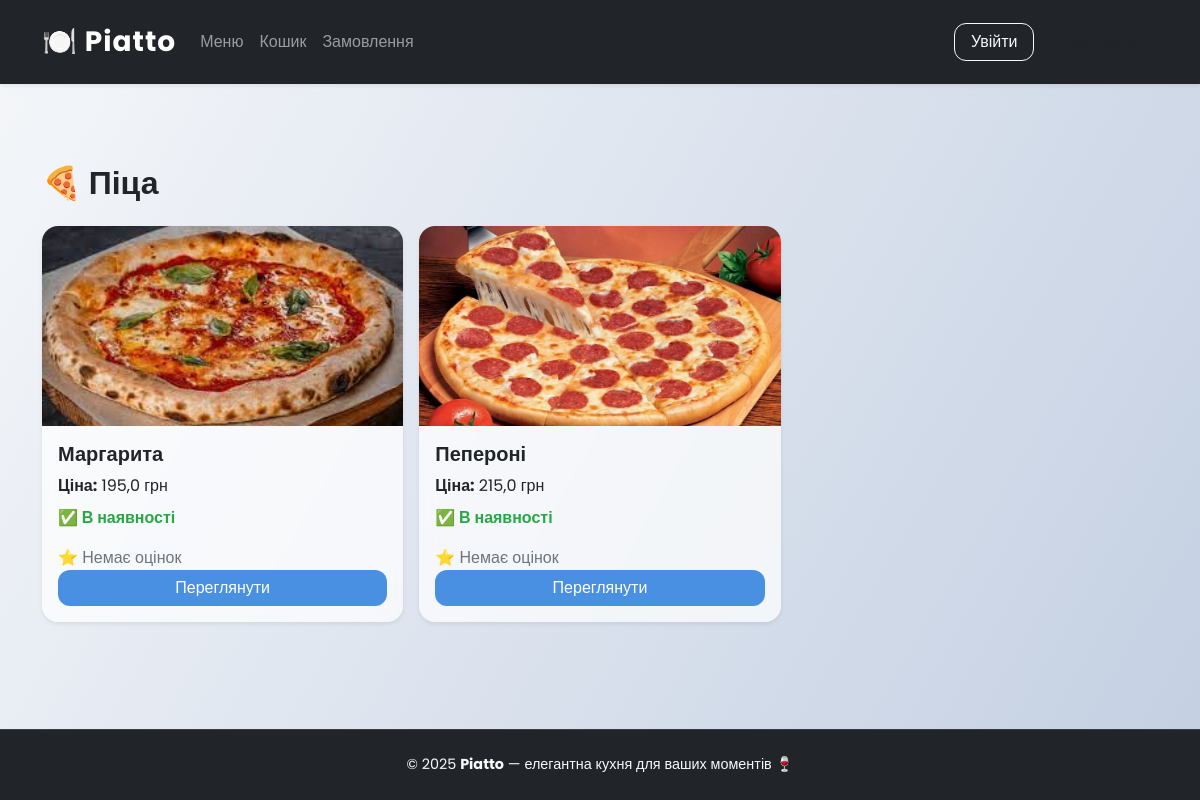
Screenshot of /menu/category/4/ with the database file from the repository.
### menu/models.py (models this page shows, shortened)
class Category(models.Model):
    name = models.CharField(max_length=150, unique=True)

class Dish(models.Model):
    name = models.CharField(max_length=150)
    category = models.ForeignKey(Category, on_delete=models.CASCADE, related_name="dishes")
    description = models.TextField()
    ingredients = models.TextField()
    image = models.ImageField(upload_to="dishes/", blank=True, null=True)
    price = models.FloatField(default=100.00)
    available = models.BooleanField(default=True)

### menu/views.py (the view)
# urls.py: path("category/<int:id>/", views.category_detail, name="category_detail"),
def category_detail(request, id):
    category = get_object_or_404(Category, id=id)
    dishes = Dish.objects.filter(category=category).annotate(
        avg_rating=Avg('reviews__rating'),
        review_count=Count('reviews')
    )
    return render(request, 'menu/category_detail.html', {'category': category, 'dishes': dishes})

### templates/menu/category_detail.html (shortened to what this page needs)
{% extends 'base.html' %}
{% block content %}
<div class="container my-5">
  <h2 class="mb-4">{{ category.name }}</h2>
  {% if dishes %}
  <div class="row g-3">
    {% for dish in dishes %}
    <div class="col-12 col-md-6 col-lg-4">
      <div class="card shadow-sm h-100 hover-scale border-0">
        {% if dish.image %}
          <img src="{{ dish.image.url }}" class="card-img-top"
               alt="{{ dish.name }}"
               style="height:200px; object-fit:cover; border-top-left-radius: 0.75rem; border-top-right-radius: 0.75rem;">
        {% endif %}
        <div class="card-body d-flex flex-column">
          <h5 class="card-title">{{ dish.name }}</h5>
          <p class="mb-2"><b>Ціна:</b> {{ dish.price }} грн</p>
          {% if dish.available %}
            <p class="text-success fw-semibold">✅ В наявності</p>
          {% else %}
            <p class="text-danger fw-semibold">❌ Немає в наявності</p>
          {% endif %}
          {% if dish.avg_rating %}
            <span class="text-warning">⭐ {{ dish.avg_rating|floatformat:1 }} ({{ dish.review_count }})</span>
          {% else %}
            <span class="text-muted">⭐ Немає оцінок</span>
          {% endif %}
          <a href="{% url 'menu:dish_detail' dish.id %}" class="btn btn-primary mt-auto">Переглянути</a>
        </div>
      </div>
    </div>
    {% endfor %}
  </div>
  {% else %}
    <p>Немає страв у цій категорії.</p>
  {% endif %}
</div>
{% endblock %}

### static/css/style.css (style rules this page uses)
body { font-family: 'Poppins', sans-serif; background: linear-gradient(120deg, #f5f7fa, #c3cfe2); color: #333; min-height: 100vh; display: flex; flex-direction: column; }
.card { background: rgba(255, 255, 255, 0.7); backdrop-filter: blur(8px); border-radius: 1rem; box-shadow: 0 4px 15px rgba(0, 0, 0, 0.1); transition: 0.3s ease; overflow: hidden; }
.card-title { font-weight: 600; color: #212529; }
.card-img-top, .img-frame img { border-radius: 0.75rem 0.75rem 0 0; object-fit: cover; width: 100%; }
.btn { border-radius: 0.75rem; transition: all 0.2s ease; }
.btn-primary { background-color: #4a90e2; border: none; }
.section-title, h2, h1 { font-weight: 700; color: #212529; margin-bottom: 1rem; }
.hover-scale, .hover-scale-category, .hover-scale-card { transition: all 0.3s ease; }
.text-success { color: #28a745 !important; }
.text-muted { color: #6c757d !important; }
.container, .card, .table, .form-control { animation: fadeInUp 0.4s ease; }

### rows the page displays
Category: name "🍕 Піца"
Dish: image (picture), name "Маргарита", price "195,0", available "✅ В наявності", shows "⭐ Немає оцінок"
Dish: image (picture), name "Пепероні", price "215,0", available "✅ В наявності", shows "⭐ Немає оцінок"
